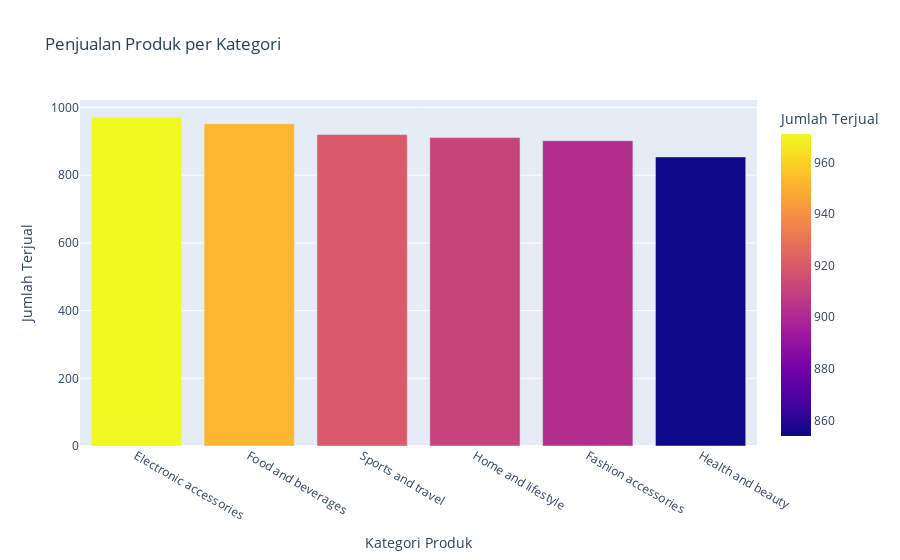

Notebook code cell kept with this figure:
### Code cell
fig = px.bar(produk_terjual_terbanyak, x='Product line', y='Quantity', title='Penjualan Produk per Kategori',
             labels={'Product line': 'Kategori Produk', 'Quantity': 'Jumlah Terjual'},
             color='Quantity')
fig.show()

### Figure 1 — Plotly figure (JSON) as saved in the notebook; plotly's stock layout.template omitted (floating-point values rounded to 4 significant figures)
{"data": [{"alignmentgroup": "True", "hovertemplate": "Kategori Produk=%{x}<br>Jumlah Terjual=%{marker.color}<extra></extra>", "legendgroup": "", "marker": {"color": [971, 952, 920, 911, 902, 854], "coloraxis": "coloraxis", "pattern": {"shape": ""}}, "name": "", "offsetgroup": "", "orientation": "v", "showlegend": false, "textposition": "auto", "type": "bar", "x": ["Electronic accessories", "Food and beverages", "Sports and travel", "Home and lifestyle", "Fashion accessories", "Health and beauty"], "xaxis": "x", "y": [971, 952, 920, 911, 902, 854], "yaxis": "y"}], "layout": {"barmode": "relative", "coloraxis": {"colorbar": {"title": {"text": "Jumlah Terjual"}}, "colorscale": [[0, "#0d0887"], [0.1111, "#46039f"], [0.2222, "#7201a8"], [0.3333, "#9c179e"], [0.4444, "#bd3786"], [0.5556, "#d8576b"], [0.6667, "#ed7953"], [0.7778, "#fb9f3a"], [0.8889, "#fdca26"], [1, "#f0f921"]]}, "legend": {"tracegroupgap": 0}, "title": {"text": "Penjualan Produk per Kategori"}, "xaxis": {"anchor": "y", "domain": [0, 1], "title": {"text": "Kategori Produk"}}, "yaxis": {"anchor": "x", "domain": [0, 1], "title": {"text": "Jumlah Terjual"}}}}
